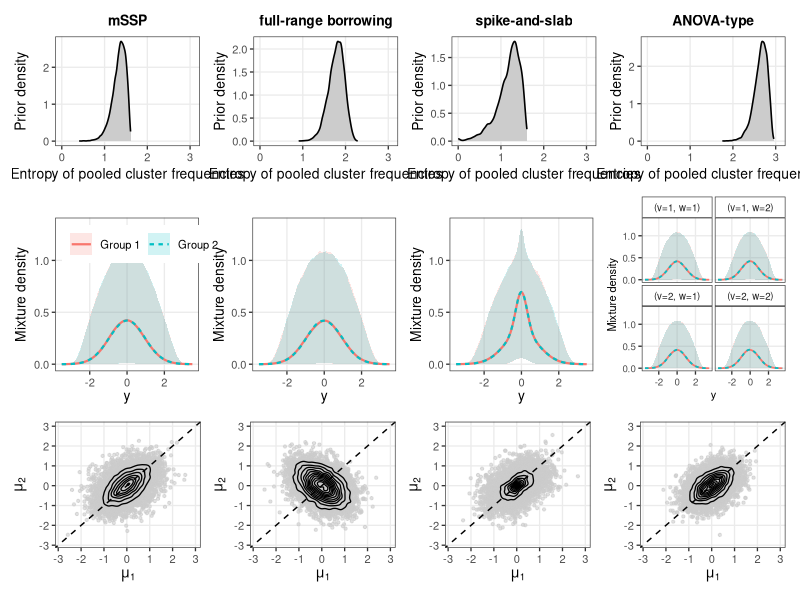
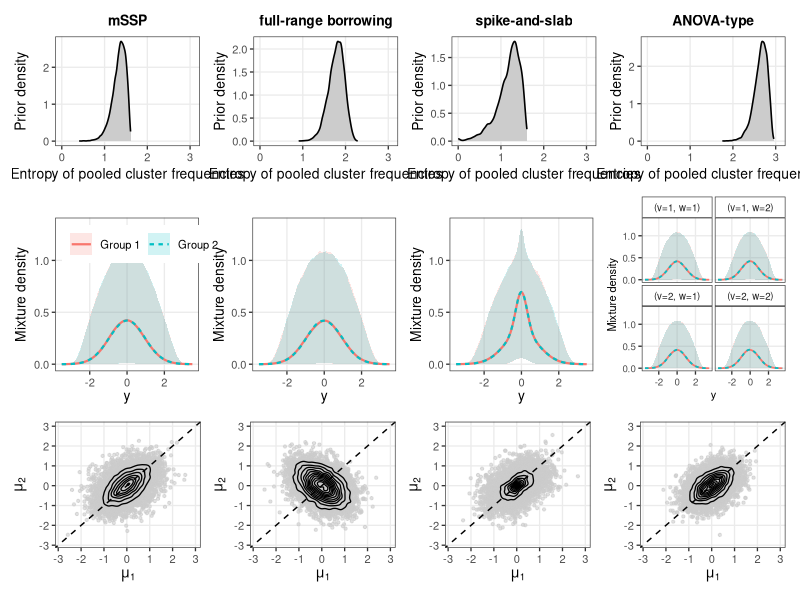
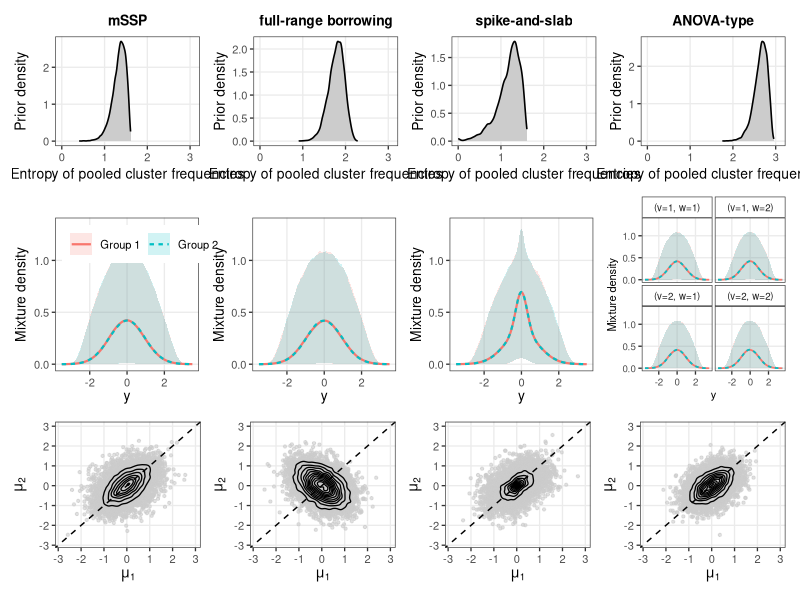

The R source for these figures, in order:
# ============================================================
# Figure 3: different random probabilities, same latent partition 
# ============================================================
#
# Three-row figure:
#   Row 1: entropy of the final partition Pi induced by ties in
#          the atom locations
#   Row 2: prior mean and 95% pointwise bands of the mixture densities
#          (for Model 6, all categorical covariate configurations are shown)
#   Row 3: joint prior distribution of (mu_1, mu_2)
#
# Models:
# Star: common-atoms finite mSSP
# 4: paired group-specific atoms (full-range borrowing)
# 5: spike-and-slab common atoms (coalescence at zero)
# 6: ANOVA-type covariate-dependent atoms
#
# Required packages:
# install.packages(c("ggplot2", "patchwork"))

library(ggplot2)
library(patchwork)

set.seed(1234)

# ------------------------------------------------------------
# 1. Hyperparameters
# ------------------------------------------------------------

# Common latent mSSP
L     = 5
alpha = 0.60

# Prior sample sizes used to construct the partitions
n1 = 50
n2 = 50
N  = n1 + n2

# Monte Carlo size
B_MC = 10000

# Gaussian mixture kernel
sigma_kernel = 0.30

# Grid for density summaries
y_grid = seq(-3.5, 3.5, length.out = 300)

# ------------------------------------------------------------
# Common marginal atom scale
# ------------------------------------------------------------

mu0 = 0
sd0 = 0.90

rP0 <- function(n) {
  rnorm(n, mean = mu0, sd = sd0)
}

# ------------------------------------------------------------
# 4: paired group-specific atoms
# ------------------------------------------------------------
# (theta_1h, theta_2h) ~ N_2(theta0, Sigma0)

rho_4 = -0.85

theta0_4 = c(mu0, mu0)

Sigma0_4 = sd0^2 * matrix(
  c(
    1, rho_4,
    rho_4, 1
  ),
  nrow = 2,
  byrow = TRUE
)

# ------------------------------------------------------------
# 5: spike-and-slab atoms
# ------------------------------------------------------------

omega_5 = 0.30

# ------------------------------------------------------------
# 6: ANOVA-type covariate-dependent atoms
# ------------------------------------------------------------
#
# x = (v,w), v = 1,...,V, w = 1,...,W
#
# theta_{x,h} = m_h + A_{v,h} + B_{w,h}
#
# All V x W covariate-indexed densities are displayed in the
# Model 6 panel in the second row.

V = 2
W = 2

# Random-effect standard deviations.
sd_m_6 = 0.60
sd_A_6 = 0.45
sd_B_6 = 0.50

# Distribution of observation-specific categorical covariates,
# used both for the final partition and for the covariate-averaged
# density mean used in Row 3.
prob_v = rep(1 / V, V)
prob_w = rep(1 / W, W)

# All Model 6 covariate configurations
configs_6 = expand.grid(
  v = seq_len(V),
  w = seq_len(W)
)

config_labels_6 = paste0(
  "(v=", configs_6$v,
  ", w=", configs_6$w, ")"
)

n_configs_6 = nrow(configs_6)

# Probability of each configuration under the specified covariate law.
config_prob_6 = prob_v[configs_6$v] * prob_w[configs_6$w]
config_prob_6 = config_prob_6 / sum(config_prob_6)


# ------------------------------------------------------------
# 2. Basic utilities
# ------------------------------------------------------------

rdirichlet1 <- function(alpha_vec) {
  z = rgamma(length(alpha_vec), shape = alpha_vec, rate = 1)
  z / sum(z)
}

draw_latent_weights <- function(L, alpha) {
  list(
    pi1 = rdirichlet1(rep(alpha, L)),
    pi2 = rdirichlet1(rep(alpha, L))
  )
}

draw_allocations <- function(pi1, pi2, n1, n2) {
  list(
    z1 = sample.int(
      length(pi1),
      size = n1,
      replace = TRUE,
      prob = pi1
    ),
    z2 = sample.int(
      length(pi2),
      size = n2,
      replace = TRUE,
      prob = pi2
    )
  )
}

# Entropy of a partition represented by arbitrary cluster keys
partition_entropy_from_keys <- function(keys) {
  counts = table(keys)
  p = as.numeric(counts) / length(keys)
  -sum(p * log(p))
}

# Latent partition Pi^0:
# equality of latent component labels across the two groups.
latent_partition_entropy <- function(z1, z2) {
  keys = c(
    paste0("h", z1),
    paste0("h", z2)
  )
  partition_entropy_from_keys(keys)
}

# Evaluate sum_h w_h phi_sigma(y - theta_h)
mixture_density <- function(y, weights, theta, sigma) {

  kernels = vapply(
    theta,
    function(th) {
      dnorm(y, mean = th, sd = sigma)
    },
    numeric(length(y))
  )

  if (length(theta) == 1L) {
    kernels = matrix(kernels, ncol = 1L)
  }

  as.vector(kernels %*% weights)
}

# Mean of a Gaussian location mixture:
# mu = integral y f(y) dy = sum_h w_h theta_h.
mixture_mean <- function(weights, theta) {
  sum(weights * theta)
}

# Multivariate normal sampler
rmvnorm_base <- function(n, mean, Sigma) {
  p = length(mean)

  Z = matrix(
    rnorm(n * p),
    nrow = n,
    ncol = p
  )

  Rchol = chol(Sigma)

  sweep(
    Z %*% Rchol,
    2,
    mean,
    FUN = "+"
  )
}


# ------------------------------------------------------------
# 3. Final partition under each atom-assignment mechanism
# ------------------------------------------------------------

# Star:
# common continuous atoms imply Pi = Pi^0 almost surely
final_entropy_Star <- function(z1, z2) {
  latent_partition_entropy(z1, z2)
}

# 4:
# group-specific continuous atoms imply no cross-group ties.
# Within each group, observations with the same h share the same atom.
final_entropy_4 <- function(z1, z2) {

  keys = c(
    paste0("g1_h", z1),
    paste0("g2_h", z2)
  )

  partition_entropy_from_keys(keys)
}

# 5:
# all latent components whose atom is zero coalesce.
final_entropy_5 <- function(z1, z2, theta) {

  atom_key = ifelse(
    theta == 0,
    "zero",
    paste0("nonzero_h", seq_along(theta))
  )

  keys = c(
    atom_key[z1],
    atom_key[z2]
  )

  partition_entropy_from_keys(keys)
}

# 6:
# theta_{x,h} is shared by observations having the same
# latent component h and the same covariate configuration x=(v,w),
# including across groups.
#
# With continuous random effects, different (x,h) pairs produce
# distinct locations almost surely.
final_entropy_6 <- function(
  z1, z2,
  v1, w1,
  v2, w2
) {

  keys = c(
    paste0(
      "v", v1,
      "_w", w1,
      "_h", z1
    ),
    paste0(
      "v", v2,
      "_w", w2,
      "_h", z2
    )
  )

  partition_entropy_from_keys(keys)
}


# ------------------------------------------------------------
# 4. 6 atom trajectories
# ------------------------------------------------------------

draw_6_effects <- function(
  L, V, W,
  sd_m, sd_A, sd_B
) {

  list(
    m = rnorm(
      L,
      mean = 0,
      sd = sd_m
    ),

    A = matrix(
      rnorm(
        V * L,
        mean = 0,
        sd = sd_A
      ),
      nrow = V,
      ncol = L
    ),

    Beff = matrix(
      rnorm(
        W * L,
        mean = 0,
        sd = sd_B
      ),
      nrow = W,
      ncol = L
    )
  )
}

theta_6 <- function(effects, v, w) {
  effects$m +
    effects$A[v, ] +
    effects$Beff[w, ]
}


# ------------------------------------------------------------
# 5. Monte Carlo simulation
# ------------------------------------------------------------

model_names = c(
  "Star", "4", "5", "6"
)

group_names = c(
  "Group 1", "Group 2"
)

latent_entropy = numeric(B_MC)

# Final tie-induced partition entropy
final_entropy = setNames(
  lapply(
    model_names,
    function(x) numeric(B_MC)
  ),
  model_names
)

# Density draws for Star--5.
# 6 is stored separately for all covariate configurations.
densities = setNames(
  lapply(
    c("Star", "4", "5"),
    function(m) {
      list(
        `Group 1` = matrix(
          NA_real_,
          nrow = B_MC,
          ncol = length(y_grid)
        ),
        `Group 2` = matrix(
          NA_real_,
          nrow = B_MC,
          ncol = length(y_grid)
        )
      )
    }
  ),
  c("Star", "4", "5")
)

# 6:
# array dimensions = Monte Carlo iteration x y-grid x configuration
densities_6_all = list(
  `Group 1` = array(
    NA_real_,
    dim = c(
      B_MC,
      length(y_grid),
      n_configs_6
    )
  ),

  `Group 2` = array(
    NA_real_,
    dim = c(
      B_MC,
      length(y_grid),
      n_configs_6
    )
  )
)

# Row 3:
# joint prior draws of (mu_1, mu_2)
mu_draws = setNames(
  lapply(
    model_names,
    function(m) {
      data.frame(
        mu1 = numeric(B_MC),
        mu2 = numeric(B_MC)
      )
    }
  ),
  model_names
)


for (b in seq_len(B_MC)) {

  # ----------------------------------------------------------
  # Common latent mSSP stage
  # ----------------------------------------------------------

  WW = draw_latent_weights(
    L = L,
    alpha = alpha
  )

  pi1 = WW$pi1
  pi2 = WW$pi2

  ZZ = draw_allocations(
    pi1 = pi1,
    pi2 = pi2,
    n1 = n1,
    n2 = n2
  )

  z1 = ZZ$z1
  z2 = ZZ$z2

  # Same latent partition Pi^0 for Star--6
  latent_entropy[b] =
    latent_partition_entropy(
      z1 = z1,
      z2 = z2
    )


  # ----------------------------------------------------------
  # Star: common non-atomic atoms
  # ----------------------------------------------------------

  theta_Star <- rP0(L)

  densities[["Star"]][["Group 1"]][b, ] =
    mixture_density(
      y = y_grid,
      weights = pi1,
      theta = theta_Star,
      sigma = sigma_kernel
    )

  densities[["Star"]][["Group 2"]][b, ] =
    mixture_density(
      y = y_grid,
      weights = pi2,
      theta = theta_Star,
      sigma = sigma_kernel
    )

  final_entropy[["Star"]][b] =
    final_entropy_Star(
      z1 = z1,
      z2 = z2
    )

  mu_draws[["Star"]]$mu1[b] =
    mixture_mean(
      weights = pi1,
      theta = theta_Star
    )

  mu_draws[["Star"]]$mu2[b] =
    mixture_mean(
      weights = pi2,
      theta = theta_Star
    )


  # ----------------------------------------------------------
  # 4: paired group-specific atoms
  # ----------------------------------------------------------

  theta_pair = rmvnorm_base(
    n = L,
    mean = theta0_4,
    Sigma = Sigma0_4
  )

  theta1_4 = theta_pair[, 1]
  theta2_4 = theta_pair[, 2]

  densities[["4"]][["Group 1"]][b, ] =
    mixture_density(
      y = y_grid,
      weights = pi1,
      theta = theta1_4,
      sigma = sigma_kernel
    )

  densities[["4"]][["Group 2"]][b, ] =
    mixture_density(
      y = y_grid,
      weights = pi2,
      theta = theta2_4,
      sigma = sigma_kernel
    )

  final_entropy[["4"]][b] =
    final_entropy_4(
      z1 = z1,
      z2 = z2
    )

  mu_draws[["4"]]$mu1[b] =
    mixture_mean(
      weights = pi1,
      theta = theta1_4
    )

  mu_draws[["4"]]$mu2[b] =
    mixture_mean(
      weights = pi2,
      theta = theta2_4
    )


  # ----------------------------------------------------------
  # 5: spike-and-slab common atoms
  # ----------------------------------------------------------

  is_zero = rbinom(
    L,
    size = 1,
    prob = omega_5
  ) == 1

  theta_5 = rP0(L)
  theta_5[is_zero] = 0

  densities[["5"]][["Group 1"]][b, ] =
    mixture_density(
      y = y_grid,
      weights = pi1,
      theta = theta_5,
      sigma = sigma_kernel
    )

  densities[["5"]][["Group 2"]][b, ] =
    mixture_density(
      y = y_grid,
      weights = pi2,
      theta = theta_5,
      sigma = sigma_kernel
    )

  final_entropy[["5"]][b] =
    final_entropy_5(
      z1 = z1,
      z2 = z2,
      theta = theta_5
    )

  mu_draws[["5"]]$mu1[b] =
    mixture_mean(
      weights = pi1,
      theta = theta_5
    )

  mu_draws[["5"]]$mu2[b] =
    mixture_mean(
      weights = pi2,
      theta = theta_5
    )


  # ----------------------------------------------------------
  # 6: ANOVA-type covariate-dependent atoms
  # ----------------------------------------------------------

  effects_6 = draw_6_effects(
    L = L,
    V = V,
    W = W,
    sd_m = sd_m_6,
    sd_A = sd_A_6,
    sd_B = sd_B_6
  )

  # Store densities for ALL covariate configurations.
  # Also store their means in this Monte Carlo iteration.
  mu1_6_configs = numeric(n_configs_6)
  mu2_6_configs = numeric(n_configs_6)

  for (cc in seq_len(n_configs_6)) {

    vv = configs_6$v[cc]
    ww = configs_6$w[cc]

    theta_now = theta_6(
      effects = effects_6,
      v = vv,
      w = ww
    )

    densities_6_all[["Group 1"]][b, , cc] =
      mixture_density(
        y = y_grid,
        weights = pi1,
        theta = theta_now,
        sigma = sigma_kernel
      )

    densities_6_all[["Group 2"]][b, , cc] =
      mixture_density(
        y = y_grid,
        weights = pi2,
        theta = theta_now,
        sigma = sigma_kernel
      )

    mu1_6_configs[cc] =
      mixture_mean(
        weights = pi1,
        theta = theta_now
      )

    mu2_6_configs[cc] =
      mixture_mean(
        weights = pi2,
        theta = theta_now
      )
  }

  # For the Model 6 Row-3 summary, use the mean of the density
  # marginalized over the categorical covariate distribution:
  #
  #   mu_j = sum_x Pr(x) * int y f_{j,x}(y) dy.
  #
  # With the default uniform covariate distribution this is simply
  # the average across the four configurations.
  mu_draws[["6"]]$mu1[b] =
    sum(
      config_prob_6 *
        mu1_6_configs
    )

  mu_draws[["6"]]$mu2[b] =
    sum(
      config_prob_6 *
        mu2_6_configs
    )

  # Observation-specific categorical covariates used to construct
  # the final tie-induced partition.
  v1 = sample.int(
    V,
    size = n1,
    replace = TRUE,
    prob = prob_v
  )

  w1 = sample.int(
    W,
    size = n1,
    replace = TRUE,
    prob = prob_w
  )

  v2 = sample.int(
    V,
    size = n2,
    replace = TRUE,
    prob = prob_v
  )

  w2 = sample.int(
    W,
    size = n2,
    replace = TRUE,
    prob = prob_w
  )

  final_entropy[["6"]][b] =
    final_entropy_6(
      z1 = z1,
      z2 = z2,
      v1 = v1,
      w1 = w1,
      v2 = v2,
      w2 = w2
    )


  if (b %% 500L == 0L) {
    message(
      "Monte Carlo iteration ",
      b,
      " / ",
      B_MC
    )
  }
}


# ------------------------------------------------------------
# 6. Density summaries
# ------------------------------------------------------------

summarise_density_matrix <- function(
  mat,
  model,
  group,
  y_grid
) {

  data.frame(
    model = model,
    group = group,
    y = y_grid,
    mean = colMeans(mat),
    lower = apply(
      mat,
      2L,
      quantile,
      probs = 0.025
    ),
    upper = apply(
      mat,
      2L,
      quantile,
      probs = 0.975
    )
  )
}

# Star--4,5
density_summary = do.call(
  rbind,
  lapply(
    c("Star", "4", "5"),
    function(m) {
      do.call(
        rbind,
        lapply(
          group_names,
          function(g) {
            summarise_density_matrix(
              mat = densities[[m]][[g]],
              model = m,
              group = g,
              y_grid = y_grid
            )
          }
        )
      )
    }
  )
)

# 6: all V x W configurations
summarise_density_array <- function(
  arr,
  group,
  y_grid,
  configs,
  config_labels
) {

  out = lapply(
    seq_len(nrow(configs)),
    function(cc) {

      data.frame(
        model = "6",
        group = group,
        config = config_labels[cc],
        v = configs$v[cc],
        w = configs$w[cc],
        y = y_grid,
        mean = colMeans(
          arr[, , cc]
        ),
        lower = apply(
          arr[, , cc],
          2L,
          quantile,
          probs = 0.025
        ),
        upper = apply(
          arr[, , cc],
          2L,
          quantile,
          probs = 0.975
        )
      )
    }
  )

  do.call(rbind, out)
}

density_summary_6_all = rbind(
  summarise_density_array(
    arr = densities_6_all[["Group 1"]],
    group = "Group 1",
    y_grid = y_grid,
    configs = configs_6,
    config_labels = config_labels_6
  ),

  summarise_density_array(
    arr = densities_6_all[["Group 2"]],
    group = "Group 2",
    y_grid = y_grid,
    configs = configs_6,
    config_labels = config_labels_6
  )
)


# ------------------------------------------------------------
# 7. Plotting data frames
# ------------------------------------------------------------

# Row 1: FINAL partition entropy
final_entropy_df = do.call(
  rbind,
  lapply(
    model_names,
    function(m) {
      data.frame(
        model = m,
        entropy = final_entropy[[m]]
      )
    }
  )
)

# Row 3: joint prior means
mu_df = do.call(
  rbind,
  lapply(
    model_names,
    function(m) {
      data.frame(
        model = m,
        mu1 = mu_draws[[m]]$mu1,
        mu2 = mu_draws[[m]]$mu2
      )
    }
  )
)

model_titles = c(
  "Star" = "mSSP",
  "4" = "full-range borrowing",
  "5" = "spike-and-slab",
  "6" = "ANOVA-type"
)


# ------------------------------------------------------------
# 8. Build the 3 x 4 figure
# ------------------------------------------------------------

theme_illustration = theme_bw(base_size = 10) +
  theme(
    panel.grid.minor = element_blank(),
    plot.title = element_text(
      hjust = 0.5,
      face = "bold",
      size = 10
    ),
    legend.title = element_blank()
  )


# ------------------------------------------------------------
# Row 1:
# entropy of the FINAL partition Pi induced by atom ties
# ------------------------------------------------------------

final_entropy_values = unlist(
  final_entropy,
  use.names = FALSE
)

entropy_min = max(
  0,
  min(
    final_entropy_values,
    na.rm = TRUE
  )
)

entropy_max = max(
  final_entropy_values,
  na.rm = TRUE
)

entropy_pad = 0.04 * max(
  entropy_max - entropy_min,
  1e-8
)

entropy_lims = c(
  max(
    0,
    entropy_min - entropy_pad
  ),
  entropy_max + entropy_pad
)

top_plots = lapply(
  model_names,
  function(m) {

    dat = final_entropy_df[
      final_entropy_df$model == m,
    ]

    ggplot(
      dat,
      aes(x = entropy)
    ) +
      geom_density(
        fill = "grey80",
        colour = "black",
        linewidth = 0.55,
        adjust = 1
      ) +
      coord_cartesian(
        xlim = entropy_lims
      ) +
      labs(
        title = model_titles[[m]],
        x = "Entropy of pooled cluster frequencies",
        y = "Prior density"
      ) +
      theme_illustration +
      theme(
        legend.position = "none"
      )
  }
)


# ------------------------------------------------------------
# Row 2:
# random mixture densities
# ------------------------------------------------------------

density_ymax = 1.03 * max(
  c(
    density_summary$upper,
    density_summary_6_all$upper
  ),
  na.rm = TRUE
)

middle_plots = lapply(
  model_names,
  function(m) {

    # ----------------------------------------
    # Star-4-5
    # ----------------------------------------
    if (m != "6") {

      dat = density_summary[
        density_summary$model == m,
      ]

      p = ggplot(
        dat,
        aes(
          x = y,
          y = mean,
          colour = group,
          fill = group,
          linetype = group
        )
      ) +
        geom_ribbon(
          aes(
            ymin = lower,
            ymax = upper
          ),
          alpha = 0.18,
          colour = NA
        ) +
        geom_line(
          linewidth = 0.75
        ) +
        coord_cartesian(
          xlim = range(y_grid),
          ylim = c(
            0,
            density_ymax
          )
        ) +
        labs(
          x = expression(y),
          y = "Mixture density"
        ) +
        theme_illustration

      # Put the Group 1 / Group 2 legend inside Star only.
      if (m == "Star") {

        p = p +
          theme(
            legend.position = "inside",
            legend.position.inside = c(
              0.05,
              0.95
            ),
            legend.justification = c(
              0,
              1
            ),
            legend.direction = "horizontal",
            legend.background = element_rect(
              fill = "white",
              colour = NA
            )
          ) +
          guides(
            colour = guide_legend(
              nrow = 1
            )
          )

      } else {

        p = p +
          theme(
            legend.position = "none"
          )
      }

      return(p)
    }

    # ----------------------------------------
    # 6:
    # all covariate configurations
    # ----------------------------------------

    dat = density_summary_6_all

    ggplot(
      dat,
      aes(
        x = y,
        y = mean,
        colour = group,
        fill = group,
        linetype = group
      )
    ) +
      geom_ribbon(
        aes(
          ymin = lower,
          ymax = upper
        ),
        alpha = 0.18,
        colour = NA
      ) +
      geom_line(
        linewidth = 0.60
      ) +
      facet_wrap(
        ~ config,
        nrow = V
      ) +
      coord_cartesian(
        xlim = range(y_grid),
        ylim = c(
          0,
          density_ymax
        )
      ) +
      labs(
        x = expression(y),
        y = "Mixture density"
      ) +
      theme_illustration +
      theme(
        legend.position = "none",
        strip.background = element_rect(
          fill = "white"
        ),
        strip.text = element_text(
          size = 7
        ),
        axis.text = element_text(
          size = 7
        ),
        axis.title = element_text(
          size = 8
        ),
        panel.spacing = grid::unit(
          0.12,
          "lines"
        )
      )
  }
)


# ------------------------------------------------------------
# Row 3:
# joint prior distribution of (mu_1, mu_2)
# ------------------------------------------------------------

mu_min = min(
  c(
    mu_df$mu1,
    mu_df$mu2
  ),
  na.rm = TRUE
)

mu_max = max(
  c(
    mu_df$mu1,
    mu_df$mu2
  ),
  na.rm = TRUE
)

mu_pad = 0.05 * max(
  mu_max - mu_min,
  1e-8
)

mu_lims = c(
  mu_min - mu_pad,
  mu_max + mu_pad
)

bottom_plots = lapply(
  model_names,
  function(m) {

    dat = mu_df[
      mu_df$model == m,
    ]

    ggplot(
      dat,
      aes(
        x = mu1,
        y = mu2
      )
    ) +
      geom_point(alpha = 0.6, size = 0.8, colour = "grey80") +
      stat_density_2d(linewidth = 0.45, colour = "black") +
      geom_abline(
        intercept = 0,
        slope = 1,
        linetype = 2
      ) +
      coord_cartesian(
        xlim = mu_lims,
        ylim = mu_lims
      ) +
      labs(
        x = expression(mu[1]),
        y = expression(mu[2])
      ) +
      theme_illustration +
      theme(
        legend.position = "none"
      )
  }
)


# ------------------------------------------------------------
# Combine the 3 x 4 figure
# ------------------------------------------------------------

figure_B =
  (
    wrap_plots(
      top_plots,
      nrow = 1
    ) /
      wrap_plots(
        middle_plots,
        nrow = 1
      ) /
      wrap_plots(
        bottom_plots,
        nrow = 1
      )
  ) +
  plot_layout(
    heights = c(
      1,
      1.40,
      1.15
    )
  )

print(figure_B)


# ------------------------------------------------------------
# 9. Save
# ------------------------------------------------------------

ggsave(
  filename = "illustration_B.pdf",
  plot = figure_B,
  width = 12,
  height = 8,
  units = "in"
)

ggsave(
  filename = "illustration_B.png",
  plot = figure_B,
  width = 12,
  height = 8,
  units = "in",
  dpi = 300
)


# ------------------------------------------------------------
# 10. Optional numerical summaries / checks
# ------------------------------------------------------------

cat(
  "\nMean entropy of latent partition Pi^0:\n"
)

cat(
  mean(latent_entropy),
  "\n"
)

cat(
  "\nMean entropy of final tie-induced partition Pi:\n"
)

for (m in model_names) {

  cat(
    m,
    ": ",
    mean(final_entropy[[m]]),
    "\n",
    sep = ""
  )
}

cat(
  "\nExpected partition-ordering checks:\n"
)

cat(
  "Star: final entropy equals latent entropy exactly = ",
  isTRUE(
    all.equal(
      final_entropy[["Star"]],
      latent_entropy
    )
  ),
  "\n",
  sep = ""
)

cat(
  "4: proportion H(Pi) >= H(Pi^0) = ",
  mean(
    final_entropy[["4"]] >=
      latent_entropy - 1e-12
  ),
  "\n",
  sep = ""
)

cat(
  "5: proportion H(Pi) <= H(Pi^0) = ",
  mean(
    final_entropy[["5"]] <=
      latent_entropy + 1e-12
  ),
  "\n",
  sep = ""
)

cat(
  "6: proportion H(Pi) >= H(Pi^0) = ",
  mean(
    final_entropy[["6"]] >=
      latent_entropy - 1e-12
  ),
  "\n",
  sep = ""
)

cat(
  "\nEmpirical prior correlations of (mu1, mu2):\n"
)

for (m in model_names) {

  cat(
    m,
    ": ",
    cor(
      mu_draws[[m]]$mu1,
      mu_draws[[m]]$mu2
    ),
    "\n",
    sep = ""
  )
}

cat(
  "\n6 covariate configurations shown in Row 2:\n"
)

print(configs_6)

cat(
  "\n6 Row-3 means are marginalized over these configuration probabilities:\n"
)

print(
  data.frame(
    configs_6,
    probability = config_prob_6
  )
)
